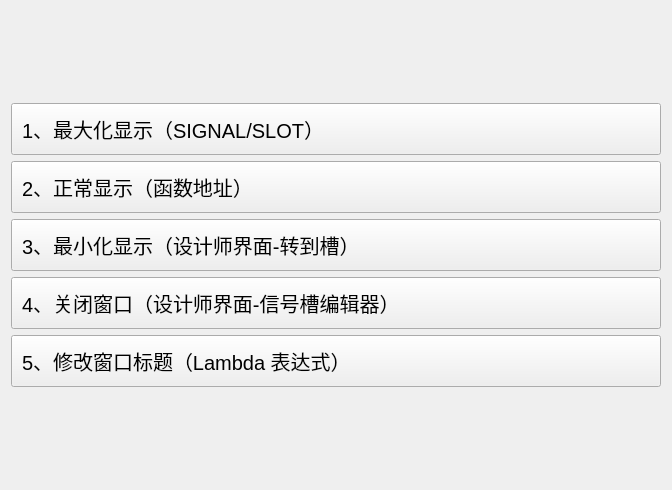
<?xml version="1.0" encoding="UTF-8"?>
<ui version="4.0">
 <class>MyWidget</class>
 <widget class="QWidget" name="MyWidget">
  <property name="geometry">
   <rect>
    <x>0</x>
    <y>0</y>
    <width>672</width>
    <height>490</height>
   </rect>
  </property>
  <property name="windowTitle">
   <string>信号槽的多种连接方式</string>
  </property>
  <property name="styleSheet">
   <string notr="true">QPushButton {
    text-align: left;
    font-size: 20px;
    padding: 10px;
}</string>
  </property>
  <layout class="QVBoxLayout" name="verticalLayout">
   <item>
    <spacer name="spacerUp">
     <property name="orientation">
      <enum>Qt::Vertical</enum>
     </property>
     <property name="sizeHint" stdset="0">
      <size>
       <width>20</width>
       <height>40</height>
      </size>
     </property>
    </spacer>
   </item>
   <item>
    <widget class="QPushButton" name="btnMax">
     <property name="font">
      <font>
       <family>Microsoft YaHei UI</family>
       <pointsize>9</pointsize>
       <italic>false</italic>
       <bold>false</bold>
      </font>
     </property>
     <property name="styleSheet">
      <string notr="true">font: 9pt &quot;Microsoft YaHei UI&quot;;
QPushButton {
    text-align: left;
    font-size: 25px;
    padding: 10px;
}</string>
     </property>
     <property name="text">
      <string>1、最大化显示（SIGNAL/SLOT）</string>
     </property>
    </widget>
   </item>
   <item>
    <widget class="QPushButton" name="btnNormal">
     <property name="font">
      <font>
       <family>Microsoft YaHei UI</family>
       <pointsize>9</pointsize>
       <italic>false</italic>
       <bold>false</bold>
      </font>
     </property>
     <property name="styleSheet">
      <string notr="true">font: 9pt &quot;Microsoft YaHei UI&quot;;
QPushButton {
    text-align: left;
    font-size: 25px;
    padding: 10px;
}</string>
     </property>
     <property name="text">
      <string>2、正常显示（函数地址）</string>
     </property>
    </widget>
   </item>
   <item>
    <widget class="QPushButton" name="btnMini">
     <property name="font">
      <font>
       <family>Microsoft YaHei UI</family>
       <pointsize>9</pointsize>
       <italic>false</italic>
       <bold>false</bold>
      </font>
     </property>
     <property name="styleSheet">
      <string notr="true">font: 9pt &quot;Microsoft YaHei UI&quot;;
QPushButton {
    text-align: left;
    font-size: 25px;
    padding: 10px;
}</string>
     </property>
     <property name="text">
      <string>3、最小化显示（设计师界面-转到槽）</string>
     </property>
    </widget>
   </item>
   <item>
    <widget class="QPushButton" name="btnClose">
     <property name="font">
      <font>
       <family>Microsoft YaHei UI</family>
       <pointsize>9</pointsize>
       <italic>false</italic>
       <bold>false</bold>
      </font>
     </property>
     <property name="styleSheet">
      <string notr="true">font: 9pt &quot;Microsoft YaHei UI&quot;;
QPushButton {
    text-align: left;
    font-size: 25px;
    padding: 10px;
}</string>
     </property>
     <property name="text">
      <string>4、关闭窗口（设计师界面-信号槽编辑器）</string>
     </property>
    </widget>
   </item>
   <item>
    <widget class="QPushButton" name="btnModifyTitle">
     <property name="font">
      <font>
       <family>Microsoft YaHei UI</family>
       <pointsize>9</pointsize>
       <italic>false</italic>
       <bold>false</bold>
      </font>
     </property>
     <property name="styleSheet">
      <string notr="true">font: 9pt &quot;Microsoft YaHei UI&quot;;
QPushButton {
    text-align: left;
    font-size: 25px;
    padding: 10px;
}</string>
     </property>
     <property name="text">
      <string>5、修改窗口标题（Lambda 表达式）</string>
     </property>
    </widget>
   </item>
   <item>
    <spacer name="spacerDown">
     <property name="font">
      <font>
       <pointsize>12</pointsize>
      </font>
     </property>
     <property name="orientation">
      <enum>Qt::Vertical</enum>
     </property>
     <property name="sizeHint" stdset="0">
      <size>
       <width>20</width>
       <height>40</height>
      </size>
     </property>
    </spacer>
   </item>
  </layout>
 </widget>
 <resources/>
 <connections>
  <connection>
   <sender>btnClose</sender>
   <signal>clicked()</signal>
   <receiver>MyWidget</receiver>
   <slot>close()</slot>
   <hints>
    <hint type="sourcelabel">
     <x>335</x>
     <y>293</y>
    </hint>
    <hint type="destinationlabel">
     <x>335</x>
     <y>244</y>
    </hint>
   </hints>
  </connection>
 </connections>
</ui>
